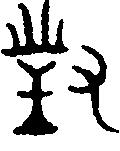
#> input picture cutimg/0.jpg, 120 x 151 px
$ python -i vertical_horizontal_simplecut.py   (imports and definitions only)
#> lines starting #> are read from the running program, lines starting #| are printed output that depends on the picture; after the words box and inside, x2 and y2 are one past the last pixel; in counts of white or black regions, pixels touching at a corner belong together
from PIL import Image
import numpy as np
import cv2

min_thresh = 2  # 字符上最少的像素点
min_range = 5  # 字符最小的宽度


def vertical(img_arr):
    h, w = img_arr.shape
    ver_list = []
    for x in range(w):
        ver_list.append(h - np.count_nonzero(img_arr[:, x]))
    return ver_list


def horizon(img_arr):
    h, w = img_arr.shape
    hor_list = []
    for x in range(h):
        hor_list.append(w - np.count_nonzero(img_arr[x, :]))
    return hor_list


def OTSU_enhance(img_gray, th_begin=0, th_end=256, th_step=1):#找到合适的阈值
    max_g = 0
    suitable_th = 0
    for threshold in range(th_begin, th_end, th_step):
        bin_img = img_gray > threshold#前景图片部分，即字
        bin_img_inv = img_gray <= threshold#背景图片部分
        fore_pix = np.sum(bin_img)#前景图片像素数量
        back_pix = np.sum(bin_img_inv)
        if 0 == fore_pix:#无字，跳出
            break
        if 0 == back_pix:
            continue

        w0 = float(fore_pix) / img_gray.size#前景图片像素数量所占比例
        u0 = float(np.sum(img_gray * bin_img)) / fore_pix#前景图片平均像素
        w1 = float(back_pix) / img_gray.size#背景图片像素所占比例
        u1 = float(np.sum(img_gray * bin_img_inv)) / back_pix#背景图片平均像素值
        # intra-class variance
        g = w0 * w1 * (u0 - u1) * (u0 - u1)#最大化这个
        if g > max_g:
            max_g = g
            suitable_th = threshold
    return suitable_th


def cut_line(horz, pic):
    begin, end = 0, 0
    w, h = pic.size
    cuts = []
    imglist=[]
    for i, count in enumerate(horz):
        if count >= min_thresh and begin == 0:
            begin = i
        elif count >= min_thresh and begin != 0:
            continue
        elif count <= min_thresh and begin != 0:
            end = i
            # print (begin, end), count
            if end - begin >= 2:
                cuts.append((end - begin, begin, end))
                begin = 0
                end = 0
                continue
        elif count <= min_thresh or begin == 0:
            continue
    #cuts = sorted(cuts, reverse=True)
    if len(cuts) == 0:
        return 0, 0,False
    '''else:
        if len(cuts) > 1 and cuts[1][0] in range(int(cuts[0][0] * 0.8), cuts[0][0]):
            return 0, False'''
    re=[]
    for cut in cuts:
        if cut[0]<min_range:
            continue
        re.append(cut[1:])
        crop_ax = (0, cut[1], w, cut[2])
        img_arr = np.array(pic.crop(crop_ax))#crop(左，上，右，下）
        imglist.append(img_arr)
    return imglist,re, True


def simple_cut(vert):
    begin, end = 0, 0
    cuts = []
    for i, count in enumerate(vert):
        if count >= min_thresh and begin == 0:
            begin = i
        elif count >= min_thresh and begin != 0:
            continue
        elif count <= min_thresh and begin != 0:
            end = i
            # print (begin, end), count
            if end - begin >= min_range:
                cuts.append((begin, end))

                begin = 0
                end = 0
                continue
        elif count <= min_thresh or begin == 0:
            continue
    return cuts


#pic_path = './2.JPG'
#save_path = './cutimg/'
save_size=(32,32)

def Cut(pic_path):
#> called with pic_path = 'cutimg/0.jpg'
    src_pic = Image.open(pic_path).convert('L')#转为灰度图像
#> src_pic is the input picture: PIL image 120x151 L; min 0, max 255, mean 199.3
    src_arr = np.array(src_pic)
    src_img=cv2.imread(pic_path)#原图像
#> src_img: shape (151, 120, 3); min 0, max 255, mean 199.3
    #img_arr=cv2.cvtColor(src_img, cv2.COLOR_BGR2GRAY)#灰度图像

    threshold = OTSU_enhance(src_arr)
#> the loop in OTSU_enhance, `for threshold in range(th_begin, th_end, th_step):` made 256 passes
#> (fore_pix, back_pix, w0, u0, w1, u1, g, max_g) on passes 1 to 12: (15985, 2135, 0.882, 225.9, 0.118, 0, 5303.9, 5303.9), (15816, 2304, 0.873, 228.3, 0.127, 0.0734, 5780.6, 5780.6), (15648, 2472, 0.864, 230.7, 0.136, 0.204, 6260.5, 6260.5), (15465, 2655, 0.853, 233.4, 0.147, 0.397, 6790.4, 6790.4), (15314, 2806, 0.845, 235.7, 0.155, 0.591, 7233.2, 7233.2), (15173, 2947, 0.837, 237.8, 0.163, 0.802, 7651, 7651), (15046, 3074, 0.83, 239.8, 0.17, 1.02, 8030.6, 8030.6), (14937, 3183, 0.824, 241.5, 0.176, 1.22, 8358.8, 8358.8), (14844, 3276, 0.819, 242.9, 0.181, 1.41, 8640.1, 8640.1), (14733, 3387, 0.813, 244.7, 0.187, 1.66, 8977.5, 8977.5), (14652, 3468, 0.809, 246, 0.191, 1.86, 9224.8, 9224.8), (14581, 3539, 0.805, 247.1, 0.195, 2.04, 9442, 9442)
#> (fore_pix, back_pix, w0, u0, w1, u1, g) on passes 32, 39, 40, 41, 42, 43: (14177, 3943, 0.782, 253.7, 0.218, 3.49, 10661.2), (14166, 3954, 0.782, 253.9, 0.218, 3.58, 10689.8), (14166, 3954, 0.782, 253.9, 0.218, 3.58, 10689.8), (14166, 3954, 0.782, 253.9, 0.218, 3.58, 10689.8), (14166, 3954, 0.782, 253.9, 0.218, 3.58, 10689.8), (14166, 3954, 0.782, 253.9, 0.218, 3.58, 10689.8)
#> pass 1, in OTSU_enhance, `bin_img = img_gray > threshold#前景图片部分，即字`:
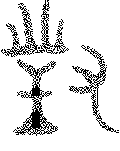
#> bin_img: shape (151, 120) bool; 88.2% white; black in thin lines or dots, all inside (x1, y1, x2, y2) = (1, 0, 119, 136)
#> pass 2, in OTSU_enhance, `bin_img = img_gray > threshold#前景图片部分，即字`:
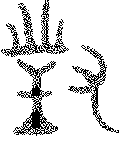
#> bin_img: shape (151, 120) bool; 87.3% white; black in thin lines or dots, all inside (x1, y1, x2, y2) = (1, 0, 119, 136)
#> after the loop in OTSU_enhance, `for threshold in range(th_begin, th_end, th_step):`: max_g = 10689.8; suitable_th = 37
#> threshold = 37
    bin_arr = np.where(src_arr < threshold, 0, 255)  # 先用大律阈值将图片二值化处理
#> bin_arr: shape (151, 120) int64; 78.2% white; 3 black regions, box (x1, y1, x2, y2) and area: (1, 0, 69, 57) 1478, (13, 59, 58, 136) 1432, (68, 45, 119, 133) 1042

    horz = horizon(bin_arr)  # 获取到文本 水平 方向的投影
#> after the loop in horizon, `for x in range(h):`: hor_list = 151 values, max 78 at index 49, min 0 at index 136, mean 26.17
#> horz has the same summary as hor_list in horizon
    line_list, cuts,flag = cut_line(horz, src_pic)  # 把文字（行）所在的位置切割下来
#> the loop in cut_line, `for i, count in enumerate(horz):` made 151 passes
#> (count, begin) on passes 1 to 2: (4, 0), (4, 1)
#> begin on pass 137: 0
#> after the loop in cut_line, `for i, count in enumerate(horz):`: begin = 0; cuts = [(135, 1, 136)]; end = 0
#> the loop in cut_line, `for cut in cuts:` made 1 pass
#> (cut, crop_ax) on pass 1: ((135, 1, 136), (0, 1, 120, 136))
#> pass 1, in cut_line, `img_arr = np.array(pic.crop(crop_ax))#crop(左，上，右，下）`:
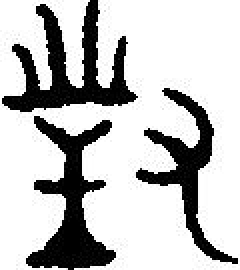
#> img_arr: shape (135, 120) (shown 2 times larger); min 0, max 255, mean 192.7
#> after the loop in cut_line, `for cut in cuts:`: imglist = 1 item; re = [(1, 136)]
#> line_list = 1 item; cuts = [(1, 136)]; flag = True
    if flag == False:  # 如果flag==False 说明没有切到一行文字
        exit()
    re=[]
    w,h=src_pic.size
#> w = 120; h = 151
    for i in range(len(line_list)):
        line_arr=line_list[i]
        cv2.line(src_img,(0,cuts[i][0]),(w,cuts[i][0]),(0,0,255))
        cv2.line(src_img, (0,cuts[i][1]), (w,cuts[i][1]), (0, 0,255))
        '''cv2.imshow("image of a line",line_arr)
        cv2.waitKey(0)'''
        line_arr = np.where(line_arr < threshold, 0, 255)
        line_img = Image.fromarray(line_arr.astype("uint8"))
        width, height = line_img.size

        vert = vertical(line_arr)  # 获取到该行的 垂直 方向的投影
        cut = simple_cut(vert)  # 直接对目标行进行切割

        for x in range(len(cut)):
            cv2.line(src_img, (cut[x][0],cuts[i][0]), (cut[x][0],cuts[i][1]), (0, 0,255))
            cv2.line(src_img, (cut[x][1],cuts[i][0]), (cut[x][1],cuts[i][1]), (0, 0,255))
            ax = (cut[x][0] - 1, 0, cut[x][1] + 1, height)
            temp = line_img.crop(ax)
            temp=temp.resize(save_size)
            temp=np.array(temp)
            '''cv2.imshow("the cutting charecter",temp)
            cv2.waitKey(0)'''
            temp = np.where(temp < threshold, 0, 255)
            re.append(temp)
#> this loop made 1 pass
#> (width, height, h in vertical, w in vertical, cut) on pass 1: (120, 135, 135, 120, [(1, 119)])
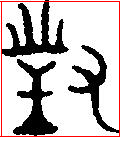
#> src_img: shape (151, 120, 3); mean B, G, R 192.2, 192.2, 199.4
#> after the loop, re = 1 item
    re=np.array(re)
    cv2.imshow("the cutting image",src_img)
    cv2.waitKey(0)
    return re

>>> result = Cut('cutimg/0.jpg')

$ run again, on cutimg/1.jpg
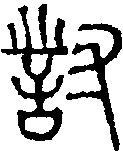
#> input picture cutimg/1.jpg, 123 x 151 px
#> in Cut, src_pic is the input picture: PIL image 123x151 L; min 0, max 255, mean 187.8
#> the loop in OTSU_enhance, `for threshold in range(th_begin, th_end, th_step):` made 256 passes
#> (fore_pix, back_pix, w0, u0, w1, u1, g, max_g) on passes 1 to 7: (15949, 2624, 0.859, 218.7, 0.141, 0, 5801.6, 5801.6), (15717, 2856, 0.846, 221.9, 0.154, 0.0812, 6402.2, 6402.2), (15493, 3080, 0.834, 225.1, 0.166, 0.221, 6993.7, 6993.7), (15319, 3254, 0.825, 227.6, 0.175, 0.369, 7460.9, 7460.9), (15119, 3454, 0.814, 230.6, 0.186, 0.58, 8006.2, 8006.2), (14953, 3620, 0.805, 233.1, 0.195, 0.782, 8465.8, 8465.8), (14793, 3780, 0.796, 235.5, 0.204, 1, 8914.5, 8914.5)
#> pass 1, in OTSU_enhance, `bin_img = img_gray > threshold#前景图片部分，即字`:
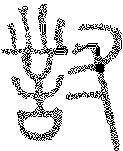
#> bin_img: shape (151, 123) bool; 85.9% white; black in thin lines or dots
#> pass 2, in OTSU_enhance, `bin_img = img_gray > threshold#前景图片部分，即字`:
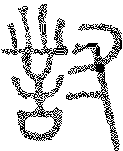
#> bin_img: shape (151, 123) bool; 84.6% white; black in thin lines or dots
#> after the loop in OTSU_enhance, `for threshold in range(th_begin, th_end, th_step):`: max_g = 12099.6; suitable_th = 36
#> bin_arr: shape (151, 123) int64; 73.7% white; 2 black regions, box (x1, y1, x2, y2) and area: (1, 4, 68, 141) 3038, (66, 23, 122, 151) 1844
#> after the loop in horizon, `for x in range(h):`: hor_list = 151 values, max 97 at index 49, min 0 at index 0, mean 32.33
#> horz has the same summary as hor_list in horizon
#> the loop in cut_line, `for i, count in enumerate(horz):` made 151 passes
#> (count, begin) on pass 5: (5, 4)
#> after the loop in cut_line, `for i, count in enumerate(horz):`: begin = 4; cuts = []; end = 0
#> in Cut, `line_list, cuts,flag = cut_line(horz, src_pic)`: flag = False

$ run again, on cutimg/2.jpg
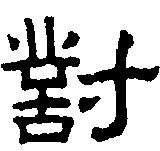
#> input picture cutimg/2.jpg, 160 x 151 px
#> in Cut, src_pic is the input picture: PIL image 160x151 L; min 0, max 255, mean 186.8
#> the loop in OTSU_enhance, `for threshold in range(th_begin, th_end, th_step):` made 256 passes
#> (fore_pix, back_pix, w0, u0, w1, u1, g, max_g) on passes 1 to 7: (20139, 4021, 0.834, 224, 0.166, 0, 6963.5, 6963.5), (19892, 4268, 0.823, 226.8, 0.177, 0.0579, 7478.4, 7478.4), (19628, 4532, 0.812, 229.8, 0.188, 0.171, 8038, 8038), (19382, 4778, 0.802, 232.7, 0.198, 0.317, 8568.5, 8568.5), (19163, 4997, 0.793, 235.3, 0.207, 0.478, 9048, 9048), (18992, 5168, 0.786, 237.4, 0.214, 0.628, 9426.7, 9426.7), (18805, 5355, 0.778, 239.7, 0.222, 0.815, 9845.1, 9845.1)
#> pass 1, in OTSU_enhance, `bin_img = img_gray > threshold#前景图片部分，即字`:
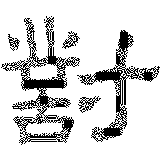
#> bin_img: shape (151, 160) bool; 83.4% white; 15 black regions (10 under 20 px), largest, box (x1, y1, x2, y2) and area: (1, 16, 80, 145) 2215, (77, 30, 160, 142) 1488, (78, 96, 101, 113) 126, (62, 31, 80, 49) 101, (8, 34, 20, 51) 72
#> after the loop in OTSU_enhance, `for threshold in range(th_begin, th_end, th_step):`: max_g = 12342.8; suitable_th = 39
#> bin_arr: shape (151, 160) int64; 73.3% white; 5 black regions, box (x1, y1, x2, y2) and area: (1, 16, 80, 145) 3668, (77, 30, 160, 142) 2235, (78, 96, 101, 113) 233, (62, 31, 80, 49) 197, (7, 34, 20, 51) 124
#> after the loop in horizon, `for x in range(h):`: hor_list = 151 values, max 106 at index 79, min 0 at index 0, mean 42.76
#> horz has the same summary as hor_list in horizon
#> the loop in cut_line, `for i, count in enumerate(horz):` made 151 passes
#> (count, begin) on pass 17: (3, 16)
#> after the loop in cut_line, `for i, count in enumerate(horz):`: begin = 0; cuts = [(128, 16, 144)]; end = 0
#> the loop in cut_line, `for cut in cuts:` made 1 pass
#> (cut, crop_ax) on pass 1: ((128, 16, 144), (0, 16, 160, 144))
#> after the loop in cut_line, `for cut in cuts:`: imglist = 1 item; re = [(16, 144)]
#> in Cut, `line_list, cuts,flag = cut_line(horz, src_pic)`: line_list = 1 item; cuts = [(16, 144)]; flag = True
#> the loop in Cut, `for i in range(len(line_list)):` made 1 pass
#> (width, height, h in vertical, w in vertical, cut) on pass 1: (160, 128, 128, 160, [(1, 159)])
#> after the loop in Cut, `for i in range(len(line_list)):`:
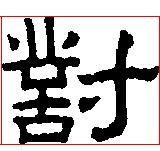
#> src_img: shape (151, 160, 3); mean B, G, R 180.8, 180.8, 186.9
#> after the loop in Cut, `for i in range(len(line_list)):`: re = 1 item
